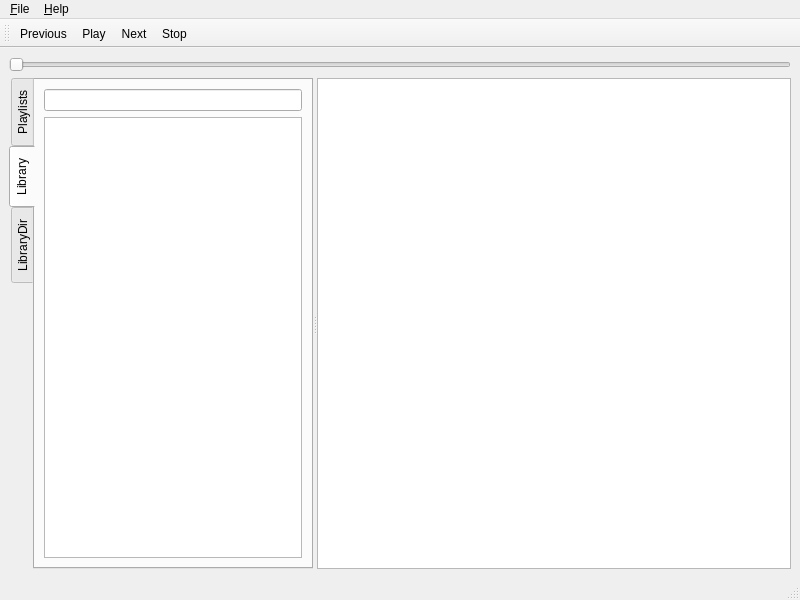
<?xml version="1.0" encoding="UTF-8"?>
<ui version="4.0">
 <class>MainWindow</class>
 <widget class="QMainWindow" name="MainWindow">
  <property name="geometry">
   <rect>
    <x>0</x>
    <y>0</y>
    <width>800</width>
    <height>600</height>
   </rect>
  </property>
  <property name="windowTitle">
   <string>MainWindow</string>
  </property>
  <widget class="QWidget" name="centralwidget">
   <layout class="QVBoxLayout" name="verticalLayout_3">
    <item>
     <widget class="QSlider" name="horizontalSlider">
      <property name="orientation">
       <enum>Qt::Horizontal</enum>
      </property>
      <property name="invertedAppearance">
       <bool>false</bool>
      </property>
      <property name="invertedControls">
       <bool>false</bool>
      </property>
      <property name="tickPosition">
       <enum>QSlider::NoTicks</enum>
      </property>
     </widget>
    </item>
    <item>
     <widget class="QSplitter" name="splitter">
      <property name="orientation">
       <enum>Qt::Horizontal</enum>
      </property>
      <widget class="QTabWidget" name="tabWidget">
       <property name="sizePolicy">
        <sizepolicy hsizetype="Fixed" vsizetype="Fixed">
         <horstretch>0</horstretch>
         <verstretch>0</verstretch>
        </sizepolicy>
       </property>
       <property name="tabPosition">
        <enum>QTabWidget::West</enum>
       </property>
       <property name="currentIndex">
        <number>1</number>
       </property>
       <widget class="QWidget" name="playlistsTab">
        <attribute name="title">
         <string>Playlists</string>
        </attribute>
        <layout class="QHBoxLayout" name="horizontalLayout">
         <item>
          <widget class="QListView" name="listView">
           <property name="sizePolicy">
            <sizepolicy hsizetype="Minimum" vsizetype="Minimum">
             <horstretch>0</horstretch>
             <verstretch>0</verstretch>
            </sizepolicy>
           </property>
           <property name="resizeMode">
            <enum>QListView::Adjust</enum>
           </property>
          </widget>
         </item>
        </layout>
       </widget>
       <widget class="QWidget" name="libraryTab">
        <attribute name="title">
         <string>Library</string>
        </attribute>
        <layout class="QVBoxLayout" name="verticalLayout_4">
         <item>
          <widget class="QLineEdit" name="searchLib"/>
         </item>
         <item>
          <widget class="QListView" name="libraryDatabase">
           <property name="dragEnabled">
            <bool>true</bool>
           </property>
           <property name="dragDropOverwriteMode">
            <bool>true</bool>
           </property>
           <property name="dragDropMode">
            <enum>QAbstractItemView::DragDrop</enum>
           </property>
           <property name="selectionMode">
            <enum>QAbstractItemView::ExtendedSelection</enum>
           </property>
           <property name="selectionBehavior">
            <enum>QAbstractItemView::SelectRows</enum>
           </property>
          </widget>
         </item>
        </layout>
       </widget>
       <widget class="QWidget" name="libraryDirTab">
        <attribute name="title">
         <string>LibraryDir</string>
        </attribute>
        <layout class="QVBoxLayout" name="verticalLayout">
         <item>
          <widget class="QLineEdit" name="searchDirLib"/>
         </item>
         <item>
          <widget class="QTreeView" name="treeView"/>
         </item>
        </layout>
       </widget>
      </widget>
      <widget class="QTableView" name="tableView">
       <property name="sizePolicy">
        <sizepolicy hsizetype="Expanding" vsizetype="Expanding">
         <horstretch>1</horstretch>
         <verstretch>0</verstretch>
        </sizepolicy>
       </property>
       <property name="verticalScrollBarPolicy">
        <enum>Qt::ScrollBarAlwaysOff</enum>
       </property>
       <property name="horizontalScrollBarPolicy">
        <enum>Qt::ScrollBarAlwaysOff</enum>
       </property>
       <property name="dragEnabled">
        <bool>true</bool>
       </property>
       <property name="dragDropOverwriteMode">
        <bool>true</bool>
       </property>
       <property name="dragDropMode">
        <enum>QAbstractItemView::DragDrop</enum>
       </property>
       <attribute name="horizontalHeaderCascadingSectionResizes">
        <bool>true</bool>
       </attribute>
       <attribute name="verticalHeaderCascadingSectionResizes">
        <bool>true</bool>
       </attribute>
       <attribute name="horizontalHeaderCascadingSectionResizes">
        <bool>true</bool>
       </attribute>
       <attribute name="verticalHeaderCascadingSectionResizes">
        <bool>true</bool>
       </attribute>
      </widget>
     </widget>
    </item>
   </layout>
  </widget>
  <widget class="QMenuBar" name="menubar">
   <property name="geometry">
    <rect>
     <x>0</x>
     <y>0</y>
     <width>800</width>
     <height>21</height>
    </rect>
   </property>
   <widget class="QMenu" name="menuFile">
    <property name="title">
     <string>&amp;File</string>
    </property>
    <addaction name="actionExit"/>
   </widget>
   <widget class="QMenu" name="menu_Help">
    <property name="title">
     <string>&amp;Help</string>
    </property>
    <addaction name="action_About"/>
   </widget>
   <addaction name="menuFile"/>
   <addaction name="menu_Help"/>
  </widget>
  <widget class="QStatusBar" name="statusbar"/>
  <widget class="QToolBar" name="toolBar">
   <property name="windowTitle">
    <string>toolBar</string>
   </property>
   <attribute name="toolBarArea">
    <enum>TopToolBarArea</enum>
   </attribute>
   <attribute name="toolBarBreak">
    <bool>false</bool>
   </attribute>
   <addaction name="actionPrev"/>
   <addaction name="actionToggle"/>
   <addaction name="actionNext"/>
   <addaction name="actionStop"/>
  </widget>
  <action name="actionExit">
   <property name="text">
    <string>&amp;Exit</string>
   </property>
  </action>
  <action name="actionSettings">
   <property name="text">
    <string>Settings</string>
   </property>
  </action>
  <action name="action_About">
   <property name="text">
    <string>&amp;About</string>
   </property>
  </action>
  <action name="actionToggle">
   <property name="text">
    <string>Play</string>
   </property>
   <property name="toolTip">
    <string>Start playing</string>
   </property>
   <property name="shortcut">
    <string>Meta+P</string>
   </property>
  </action>
  <action name="actionStop">
   <property name="text">
    <string>Stop</string>
   </property>
   <property name="toolTip">
    <string>Stop the music</string>
   </property>
   <property name="shortcut">
    <string>Meta+S</string>
   </property>
  </action>
  <action name="actionPrev">
   <property name="text">
    <string>Previous</string>
   </property>
  </action>
  <action name="actionNext">
   <property name="text">
    <string>Next</string>
   </property>
  </action>
 </widget>
 <resources/>
 <connections>
  <connection>
   <sender>actionExit</sender>
   <signal>triggered()</signal>
   <receiver>MainWindow</receiver>
   <slot>close()</slot>
   <hints>
    <hint type="sourcelabel">
     <x>-1</x>
     <y>-1</y>
    </hint>
    <hint type="destinationlabel">
     <x>399</x>
     <y>299</y>
    </hint>
   </hints>
  </connection>
 </connections>
</ui>
